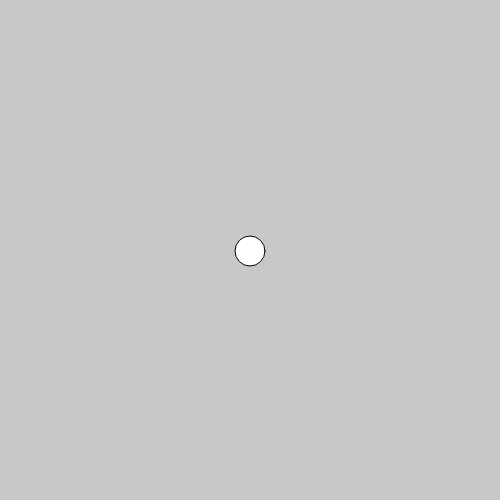
Frame 1 (no input)
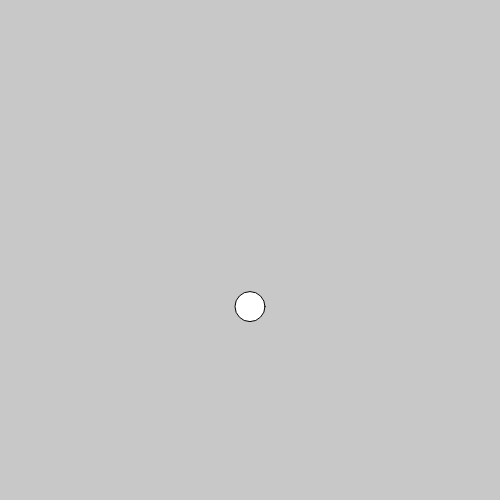
Frame 60 (no input)
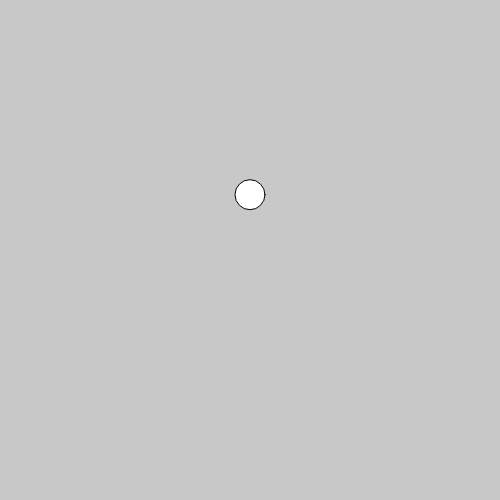
Frame 120 (the mouse pressed at the canvas centre since frame 60)

The p5.js sketch that drew these frames (run headless with seeded random() and noise() and a simulated clock; from frame 60 on, the mouse is pressed at the canvas centre):

// p5.js sketch
// ── sketch.js
var mover;

function setup() {
  createCanvas(500, 500);
  mover = new Mover();

}

function draw() {
 background(200);
  mover.update();
  mover.display();

  if (mouseIsPressed) {
      addMouseForce();


  }

}

function addMouseForce() {
  var mouseLoc = createVector(mouseX, mouseY);
  var moverLoc = mover.loc;
  var diffLoc = mouseLoc.sub(moverLoc);
  diffLoc.mult(0.003);
  mover.applyForce(diffLoc);

}

// ── mover.js
class Mover {
  constructor() {
    this.loc = createVector(width/2, height/2);
    this.vel = createVector(0, 0);
    this.acc = createVector(0, 1);

  }

  applyForce(force) {
    this.acc.add(force);
  }

  update(){
    this.vel.add(this.acc);
    this.loc.add(this.vel);

    this.vel.mult(0.998);
    this.acc.mult(0);

    if(this.loc.y > height) {
      this.loc.y = height;
      this.vel.y *= -1;

    }

   if(this.loc.x > width) {
      this.loc.x = width;
      this.vel.x *= -1;

    }

  }

  display() {
    ellipse(this.loc.x, this.loc.y, 30, 30);

  }
}
